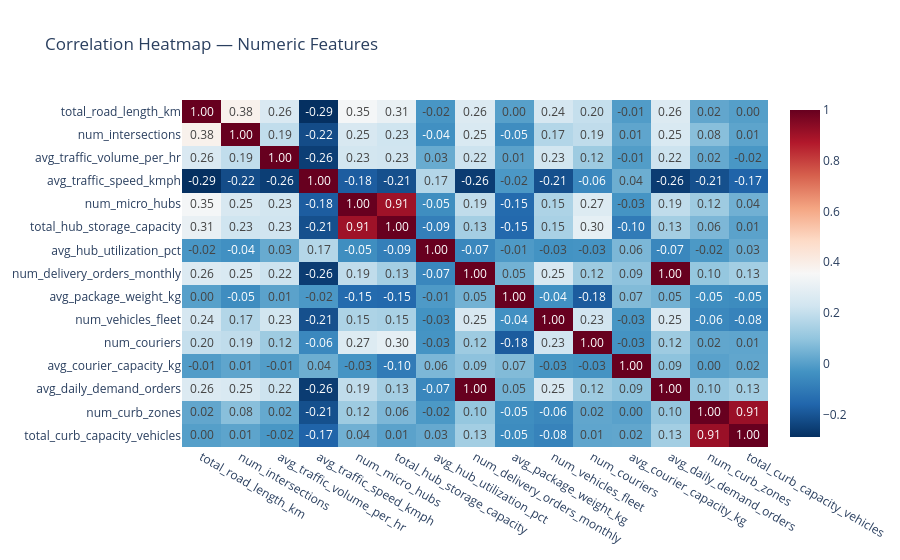

The notebook cell saved with this chart:
### Markdown cell above
### 3.7 Heatmap — Correlation between numeric features

### Code cell
corr_cols = [
    "total_road_length_km", "num_intersections", "avg_traffic_volume_per_hr",
    "avg_traffic_speed_kmph", "num_micro_hubs", "total_hub_storage_capacity",
    "avg_hub_utilization_pct", "num_delivery_orders_monthly", "avg_package_weight_kg",
    "num_vehicles_fleet", "num_couriers", "avg_courier_capacity_kg",
    "avg_daily_demand_orders", "num_curb_zones", "total_curb_capacity_vehicles"
]
corr_matrix = df[corr_cols].corr()

fig = px.imshow(
    corr_matrix, text_auto=".2f", aspect="auto", color_continuous_scale="RdBu_r",
    title="Correlation Heatmap — Numeric Features"
)
fig.show()

### Figure 1 — Plotly figure (JSON) as saved in the notebook; plotly's stock layout.template omitted (floating-point values rounded to 4 significant figures; data arrays with more than 128 entries replaced by an {"elided": "..."} marker saying what was removed)
{"data": [{"coloraxis": "coloraxis", "hovertemplate": "x: %{x}<br>y: %{y}<br>color: %{z}<extra></extra>", "name": "0", "texttemplate": "%{z:.2f}", "type": "heatmap", "x": ["total_road_length_km", "num_intersections", "avg_traffic_volume_per_hr", "avg_traffic_speed_kmph", "num_micro_hubs", "total_hub_storage_capacity", "avg_hub_utilization_pct", "num_delivery_orders_monthly", "avg_package_weight_kg", "num_vehicles_fleet", "num_couriers", "avg_courier_capacity_kg", "avg_daily_demand_orders", "num_curb_zones", "total_curb_capacity_vehicles"], "xaxis": "x", "y": ["total_road_length_km", "num_intersections", "avg_traffic_volume_per_hr", "avg_traffic_speed_kmph", "num_micro_hubs", "total_hub_storage_capacity", "avg_hub_utilization_pct", "num_delivery_orders_monthly", "avg_package_weight_kg", "num_vehicles_fleet", "num_couriers", "avg_courier_capacity_kg", "avg_daily_demand_orders", "num_curb_zones", "total_curb_capacity_vehicles"], "yaxis": "y", "z": {"elided": "15x15 float values"}}], "layout": {"coloraxis": {"autocolorscale": false, "colorscale": [[0, "rgb(5,48,97)"], [0.1, "rgb(33,102,172)"], [0.2, "rgb(67,147,195)"], [0.3, "rgb(146,197,222)"], [0.4, "rgb(209,229,240)"], [0.5, "rgb(247,247,247)"], [0.6, "rgb(253,219,199)"], [0.7, "rgb(244,165,130)"], [0.8, "rgb(214,96,77)"], [0.9, "rgb(178,24,43)"], [1, "rgb(103,0,31)"]]}, "title": {"text": "Correlation Heatmap — Numeric Features"}, "xaxis": {"anchor": "y", "domain": [0, 1]}, "yaxis": {"anchor": "x", "autorange": "reversed", "domain": [0, 1]}}}
